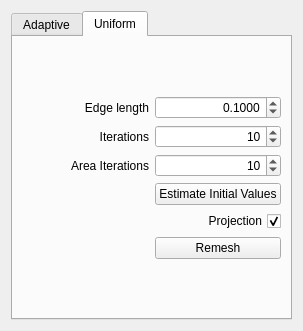
<?xml version="1.0" encoding="UTF-8"?>
<ui version="4.0">
 <class>AdvancedRemesherTool</class>
 <widget class="QWidget" name="AdvancedRemesherTool">
  <property name="enabled">
   <bool>true</bool>
  </property>
  <property name="geometry">
   <rect>
    <x>0</x>
    <y>0</y>
    <width>303</width>
    <height>331</height>
   </rect>
  </property>
  <property name="windowTitle">
   <string>Form</string>
  </property>
  <layout class="QVBoxLayout" name="verticalLayout_2">
   <item>
    <widget class="QTabWidget" name="tabWidget">
     <property name="enabled">
      <bool>true</bool>
     </property>
     <property name="currentIndex">
      <number>1</number>
     </property>
     <widget class="QWidget" name="tab">
      <attribute name="title">
       <string>Adaptive</string>
      </attribute>
      <layout class="QVBoxLayout" name="verticalLayout">
       <item>
        <layout class="QGridLayout" name="gridLayout">
         <item row="0" column="0">
          <widget class="QLabel" name="label">
           <property name="text">
            <string>Error</string>
           </property>
           <property name="alignment">
            <set>Qt::AlignRight|Qt::AlignTrailing|Qt::AlignVCenter</set>
           </property>
          </widget>
         </item>
         <item row="1" column="0">
          <widget class="QLabel" name="label_2">
           <property name="text">
            <string>Min. edge length</string>
           </property>
           <property name="alignment">
            <set>Qt::AlignRight|Qt::AlignTrailing|Qt::AlignVCenter</set>
           </property>
          </widget>
         </item>
         <item row="2" column="0">
          <widget class="QLabel" name="label_3">
           <property name="text">
            <string>Max. edge length</string>
           </property>
           <property name="alignment">
            <set>Qt::AlignRight|Qt::AlignTrailing|Qt::AlignVCenter</set>
           </property>
          </widget>
         </item>
         <item row="3" column="0">
          <widget class="QLabel" name="label_4">
           <property name="text">
            <string>Iterations</string>
           </property>
           <property name="alignment">
            <set>Qt::AlignRight|Qt::AlignTrailing|Qt::AlignVCenter</set>
           </property>
          </widget>
         </item>
         <item row="6" column="1">
          <widget class="QPushButton" name="adaptive_button">
           <property name="text">
            <string>Remesh</string>
           </property>
          </widget>
         </item>
         <item row="3" column="1">
          <widget class="QSpinBox" name="adaptive_iters">
           <property name="maximumSize">
            <size>
             <width>16777215</width>
             <height>16777215</height>
            </size>
           </property>
           <property name="alignment">
            <set>Qt::AlignRight|Qt::AlignTrailing|Qt::AlignVCenter</set>
           </property>
           <property name="minimum">
            <number>1</number>
           </property>
           <property name="maximum">
            <number>100</number>
           </property>
           <property name="value">
            <number>10</number>
           </property>
          </widget>
         </item>
         <item row="0" column="1">
          <widget class="QDoubleSpinBox" name="adaptive_error">
           <property name="alignment">
            <set>Qt::AlignRight|Qt::AlignTrailing|Qt::AlignVCenter</set>
           </property>
           <property name="decimals">
            <number>4</number>
           </property>
           <property name="maximum">
            <double>9999999.990000000223517</double>
           </property>
           <property name="singleStep">
            <double>0.100000000000000</double>
           </property>
           <property name="value">
            <double>0.100000000000000</double>
           </property>
          </widget>
         </item>
         <item row="1" column="1">
          <widget class="QDoubleSpinBox" name="adaptive_min_edge">
           <property name="alignment">
            <set>Qt::AlignRight|Qt::AlignTrailing|Qt::AlignVCenter</set>
           </property>
           <property name="decimals">
            <number>4</number>
           </property>
           <property name="maximum">
            <double>9999999.990000000223517</double>
           </property>
           <property name="singleStep">
            <double>0.100000000000000</double>
           </property>
           <property name="value">
            <double>0.100000000000000</double>
           </property>
          </widget>
         </item>
         <item row="2" column="1">
          <widget class="QDoubleSpinBox" name="adaptive_max_edge">
           <property name="alignment">
            <set>Qt::AlignRight|Qt::AlignTrailing|Qt::AlignVCenter</set>
           </property>
           <property name="decimals">
            <number>4</number>
           </property>
           <property name="maximum">
            <double>9999999.990000000223517</double>
           </property>
           <property name="singleStep">
            <double>0.100000000000000</double>
           </property>
           <property name="value">
            <double>0.100000000000000</double>
           </property>
          </widget>
         </item>
         <item row="4" column="1">
          <widget class="QPushButton" name="adaptive_initial_values">
           <property name="text">
            <string>Estimate Initial Values</string>
           </property>
          </widget>
         </item>
         <item row="5" column="1">
          <widget class="QCheckBox" name="adaptive_projection">
           <property name="layoutDirection">
            <enum>Qt::RightToLeft</enum>
           </property>
           <property name="text">
            <string>Projection</string>
           </property>
           <property name="checked">
            <bool>true</bool>
           </property>
          </widget>
         </item>
        </layout>
       </item>
      </layout>
     </widget>
     <widget class="QWidget" name="tab_2">
      <attribute name="title">
       <string>Uniform</string>
      </attribute>
      <layout class="QVBoxLayout" name="verticalLayout_3">
       <item>
        <layout class="QGridLayout" name="gridLayout_3">
         <item row="0" column="0">
          <widget class="QLabel" name="label_11">
           <property name="text">
            <string>Edge length</string>
           </property>
           <property name="alignment">
            <set>Qt::AlignRight|Qt::AlignTrailing|Qt::AlignVCenter</set>
           </property>
          </widget>
         </item>
         <item row="1" column="0">
          <widget class="QLabel" name="label_12">
           <property name="text">
            <string>Iterations</string>
           </property>
           <property name="alignment">
            <set>Qt::AlignRight|Qt::AlignTrailing|Qt::AlignVCenter</set>
           </property>
          </widget>
         </item>
         <item row="2" column="0">
          <widget class="QLabel" name="label_13">
           <property name="text">
            <string>Area Iterations</string>
           </property>
           <property name="alignment">
            <set>Qt::AlignRight|Qt::AlignTrailing|Qt::AlignVCenter</set>
           </property>
          </widget>
         </item>
         <item row="5" column="1">
          <widget class="QPushButton" name="uniform_button">
           <property name="text">
            <string>Remesh</string>
           </property>
          </widget>
         </item>
         <item row="2" column="1">
          <widget class="QSpinBox" name="uniform_area_iters">
           <property name="maximumSize">
            <size>
             <width>16777215</width>
             <height>16777215</height>
            </size>
           </property>
           <property name="alignment">
            <set>Qt::AlignRight|Qt::AlignTrailing|Qt::AlignVCenter</set>
           </property>
           <property name="minimum">
            <number>1</number>
           </property>
           <property name="maximum">
            <number>100</number>
           </property>
           <property name="value">
            <number>10</number>
           </property>
          </widget>
         </item>
         <item row="1" column="1">
          <widget class="QSpinBox" name="uniform_iters">
           <property name="maximumSize">
            <size>
             <width>16777215</width>
             <height>16777215</height>
            </size>
           </property>
           <property name="alignment">
            <set>Qt::AlignRight|Qt::AlignTrailing|Qt::AlignVCenter</set>
           </property>
           <property name="minimum">
            <number>1</number>
           </property>
           <property name="maximum">
            <number>100</number>
           </property>
           <property name="value">
            <number>10</number>
           </property>
          </widget>
         </item>
         <item row="0" column="1">
          <widget class="QDoubleSpinBox" name="uniform_edge_length">
           <property name="alignment">
            <set>Qt::AlignRight|Qt::AlignTrailing|Qt::AlignVCenter</set>
           </property>
           <property name="decimals">
            <number>4</number>
           </property>
           <property name="maximum">
            <double>9999999.990000000223517</double>
           </property>
           <property name="singleStep">
            <double>0.100000000000000</double>
           </property>
           <property name="value">
            <double>0.100000000000000</double>
           </property>
          </widget>
         </item>
         <item row="3" column="1">
          <widget class="QPushButton" name="uniform_initial_values">
           <property name="text">
            <string>Estimate Initial Values</string>
           </property>
          </widget>
         </item>
         <item row="4" column="1">
          <widget class="QCheckBox" name="uniform_projection">
           <property name="layoutDirection">
            <enum>Qt::RightToLeft</enum>
           </property>
           <property name="text">
            <string>Projection</string>
           </property>
           <property name="checked">
            <bool>true</bool>
           </property>
          </widget>
         </item>
        </layout>
       </item>
      </layout>
     </widget>
    </widget>
   </item>
  </layout>
 </widget>
 <tabstops>
  <tabstop>adaptive_iters</tabstop>
  <tabstop>adaptive_button</tabstop>
  <tabstop>uniform_iters</tabstop>
  <tabstop>uniform_area_iters</tabstop>
  <tabstop>uniform_button</tabstop>
 </tabstops>
 <resources/>
 <connections/>
</ui>
